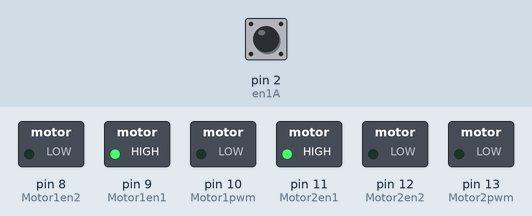
This sketch was run on a simulated Arduino Uno, built with avr-gcc and run on an emulated ATmega328P. Parts: switched loads named in the sketch (green lamp = pin HIGH). The test bench sets the inputs (shaded band); at power-on: pin 2 (en1A) HIGH. What the sketch prints to the serial monitor is not drawn.

Above: at 0.1 s.
Timing chart, 0 to 1.6 s (numbered marks = the images above):
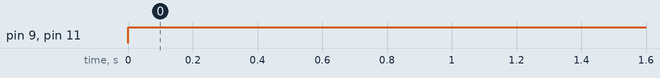

Measured:
- by itself, pin 9 (Motor1en1), pin 11 (Motor2en1): LOW → HIGH at 0.00 s

The sketch:

picontrolTrial.ino
```cpp
#define LeftMotorWithEncoder
#define RightMotorWithEncoder

#ifdef LeftMotorWithEncoder
  #define en1A 2 // 32
  #define en1B 3 // 33
  #define Motor1en1 9 //14
  #define Motor1en2 8 //12
  #define Motor1pwm 10 //13
  #define LeftMotor 1
#endif

#ifdef RightMotorWithEncoder
  #define en2A 18 // 23
  #define en2B 19 // 19
  #define Motor2en1 11 //25
  #define Motor2en2 12 //26
  #define Motor2pwm 13 //27
  #define RightMotor 2
#endif

#define encoderCounts 1000
#define GearRatio 201

#define Forward 1
#define Reverse -1


volatile int32_t pos1 = 0;
int32_t prevPos1 = 0;
volatile int32_t pos2 = 0;
int32_t prevPos2 = 0;
unsigned long long prevT = 0;

float integralerrorL = 0;
float integralerrorR = 0;


float kpL = 0.5;
float kpR = 0.5;

float kiL = 5;
float kiR = 5;

#ifdef LeftMotorWithEncoder
  void readEncoder1(){
  if(digitalRead(en1B) == LOW) pos1++;
  else pos1--;
  }
#endif

#ifdef RightMotorWithEncoder
  void readEncoder2(){
  if(digitalRead(en2B) == LOW) pos2--;
  else pos2++;
  }
#endif

#if defined(RightMotorWithEncoder) || defined(LeftMotorWithEncoder)
  void SetMotor(int Motor, int dir, int pwr){
  if(Motor == LeftMotor)
  {
  if(dir == Forward){
  digitalWrite(Motor1en1,HIGH);
  digitalWrite(Motor1en2,LOW);
  }
  else if(dir == Reverse)
  {
  digitalWrite(Motor1en1,LOW);
  digitalWrite(Motor1en2,HIGH);
  }
  analogWrite(Motor1pwm, pwr);
  }
  else{
  if(dir == Forward){
  digitalWrite(Motor2en1,HIGH);
  digitalWrite(Motor2en2,LOW);
  }else if(dir == Reverse)
  {
  digitalWrite(Motor2en1,LOW);
  digitalWrite(Motor2en2,HIGH);
  }
  analogWrite(Motor2pwm, pwr);
  }
  }
#endif
void setup() {
  // put your setup code here, to run once:
#ifdef LeftMotorWithEncoder
  pinMode(Motor1en1, OUTPUT);
  pinMode(Motor1en2, OUTPUT);
  pinMode(Motor1pwm, OUTPUT);
  pinMode(en1A, INPUT_PULLUP);
  pinMode(en1B, INPUT_PULLUP);
  attachInterrupt(digitalPinToInterrupt(en1A) , readEncoder1, RISING);
#endif

#ifdef RightMotorWithEncoder
  pinMode(Motor2en1, OUTPUT);
  pinMode(Motor2en2, OUTPUT);
  pinMode(Motor2pwm, OUTPUT);
  pinMode(en2A, INPUT_PULLUP);
  pinMode(en2B, INPUT_PULLUP);
  attachInterrupt(digitalPinToInterrupt(en2A), readEncoder2, RISING);
#endif

Serial.begin(9600);
while(!Serial){}

}

void loop() {
  // put your main code here, to run repeatedly:
unsigned long long currT = millis();
float deltaT = ((float)(currT-prevT))/1.0e3;
float velocity1 = (pos1 - prevPos1)/deltaT;
float velocity2 = (pos2 - prevPos2)/deltaT;
float v1 = velocity1 * 60.0 / GearRatio;
float v2 = velocity2 * 60.0 / GearRatio;

prevPos1 = pos1;
prevPos2 = pos2;
prevT = currT;


float vtarget = 100;   //100 rpm and 0 rpm
float errorL = vtarget - v1;
float errorR = vtarget - v2;

integralerrorL = integralerrorL + errorL*deltaT;
float controlsignalLeft = kpL*errorL + kiL*integralerrorL;
integralerrorR = integralerrorR + errorR*deltaT;
float controlsignalRight = kpR*errorR + kiR*integralerrorR;

int dirL = Forward;
if(controlsignalLeft<0){
  dirL = Reverse;
}
int dirR = Forward;
if(controlsignalRight<0){
  dirL = Reverse;
}

int pwrL = (int)fabs(controlsignalLeft);
int pwrR = (int)fabs(controlsignalRight);
if(pwrL > 255) pwrL = 255;
if(pwrR > 255) pwrR = 255;
#ifdef RightMotorWithEncoder
  SetMotor(RightMotor, dirR, pwrR);
#endif

#ifdef LeftMotorWithEncoder
  SetMotor(LeftMotor, dirL, pwrL);
#endif
Serial.println(vtarget);
Serial.print(",");
Serial.println(v1);
Serial.print(",");
Serial.println(v2);

}
```
